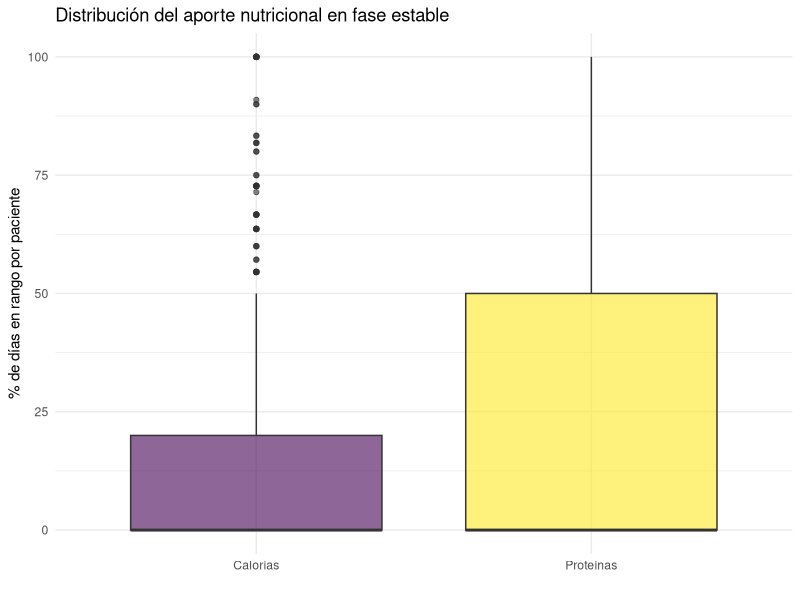

Reproduce this figure in R. (Note: this script raises an error after producing the figure.)
# ---- Instalación de paquetes ----
if (!require("haven")) {
  install.packages("haven")
}

library(haven)
library(dplyr)
library(lubridate)
library(knitr)
library(tidyr)
library(ggplot2)


# ---- Preparación de los datos ----

# Carga de datos
datos <- read_sav("ENPIC_BMI_525.sav")

# Acceso a variables
attr(datos$SUPRE_NPT, "label")
attr(datos$SUPRE_NPT, "labels")

# Valores faltantes
datos <- datos %>% filter(!is.na(FINICNE2) | !is.na(FINICNPT2))

# Comprobación de grupos
datos <- datos %>%
  mutate(
    # Conversión a formato de fecha
    Inicio_NE = parse_date_time(FINICNE2,
                                orders = c("ymd HMS", "ymd HM", "ymd"),
                                tz = "UTC"),
    Inicio_NPT = parse_date_time(FINICNPT2,
                                 orders = c("ymd HMS", "ymd HM", "ymd"),
                                 tz = "UTC"),
    
    # Grupo teórico
    check = case_when(
      !is.na(FINICNE2) & is.na(FINICNPT2) ~ 1,
      is.na(FINICNE2) & !is.na(FINICNPT2) ~ 2,
      !is.na(FINICNE2) & !is.na(FINICNPT2) & FINICNE2 < FINICNPT2 ~ 3,
      !is.na(FINICNE2) & !is.na(FINICNPT2) & FINICNE2 > FINICNPT2 ~ 4,
      TRUE ~ NA_real_
    )
  )

# Registros erróneos
datos_comprobacion_grupos <- datos %>%
  select(IDICOMEP, TIPO_SN_Grupo, check, FINICNE2, FINICNPT2) %>%
  filter(is.na(check) | TIPO_SN_Grupo != check)

datos_comprobacion_fechas <- datos %>%
  select(IDICOMEP, FECHAING, INGUCI, FINICNE2, FFINNE2, FINICNPT2, FFINNPT2) %>%
  filter(FINICNE2 < FECHAING | FINICNPT2 < FECHAING)

# Corrección de errores
datos$FINICNPT2[datos$IDICOMEP == 4007] <- 
  datos$FINICNPT2[datos$IDICOMEP == 4007] - lubridate::years(90)

datos$TIPO_SN_Grupo[datos$IDICOMEP == 34006] <- 3
datos$TIPO_SN_Grupo[datos$IDICOMEP == 34007] <- 3


# ---- Características de la muestra ----
#


# ---- I1. Identificación de enfermos en riesgo nutricional ----

resumen_i1 <- datos %>%
  # 1. Filtrado de pacientes con estancia > 48 h
  filter(DIASUCI >= 2) %>% # Todos
  
  # 2. Cálculo del porcentaje y los IC
  summarise(
    Indicador = "1. Riesgo nutricional",
    Numerador = sum(!is.na(NUTRIC_Score)),
    Denominador = n(),
    `Resultado (%)` = round((Numerador / Denominador) * 100, 2),
    `IC 95% (inf – sup)` = 
      sprintf("(%.2f – %.2f)", 
              prop.test(Numerador, Denominador)$conf.int[1] * 100, 
              prop.test(Numerador, Denominador)$conf.int[2] * 100),
    Estándar = "100%"
  )

# No tiene sentido el contraste de hipótesis porque al comparar 
# con el estándar (100%, objetivo ideal) siempre dará significación


# ---- I2. Valoración del estado nutricional ----

resumen_i2 <- datos %>%
  # 1. Filtrado de pacientes con riesgo nutricional (NUTRIC Score > 5)
  filter(NUTRIC_Score >= 5) %>%
  
  # 2. Cálculo del porcentaje y los IC
  summarise(
    Indicador = "2. Estado nutricional",
    Numerador = sum(!is.na(VGSING2)),
    Denominador = n(),
    `Resultado (%)` = round((Numerador / Denominador) * 100, 2),
    `IC 95% (inf – sup)` = 
      sprintf("(%.2f – %.2f)", 
              prop.test(Numerador, Denominador)$conf.int[1] * 100, 
              prop.test(Numerador, Denominador)$conf.int[2] * 100),
    Estándar = "100%"
  )

# !! Pacientes sin NUTRIC Score no entran en el cálculo


# ---- I4. Adecuación del aporte calórico y proteico ----

# Cálculos adicionales
datos <- datos %>%
  mutate(
    # 1. Cálculo del peso ideal y del peso ajustado
    Peso_ideal = 25 * (TALLA^2),
    Peso_ajustado = (PESOACT - Peso_ideal) * 0.33 + Peso_ideal,
    
    # 2. Peso a utilizar según IMC
    Peso_calculo = if_else(BMI < 30, PESOACT, Peso_ajustado),
    
    # 3. Media del aporte calórico los 3 primeros días
    Media_cal_aguda = 
      rowMeans(pick(num_range("CALORIA", 1:3)), na.rm = TRUE) / Peso_calculo,
    
    # 4. Media del aporte calórico a partir del 4º día
    Media_cal_estable = 
      rowMeans(pick(num_range("CALORIA", 4:14)), na.rm = TRUE) / Peso_calculo,
    
    # 3. Media del aporte proteico los 3 primeros días
    Media_prot_aguda = 
      rowMeans(pick(num_range("PROT", 1:3)), na.rm = TRUE) / Peso_calculo,
    
    # 4. Media del aporte proteico a partir del 4º día
    Media_prot_estable = 
      rowMeans(pick(num_range("PROT", 4:14)), na.rm = TRUE) / Peso_calculo
  )

# Peso ajustado = (actual - ideal) * 0.33 + ideal
# Peso ideal = 25 * talla^2
# Referència: Singer et al. (2019)

# Aporte calórico
resumen_i4_cal <- datos %>%
  # 1. Filtrado de pacientes con datos en fase estable
  filter(!is.na(Media_cal_estable)) %>%
  
  # 2. Cálculo del porcentaje y los IC
  summarise(
    Indicador = "4a. Aporte calórico",
    Numerador = sum(Media_cal_estable >= 25 & Media_cal_estable <= 30, 
                    na.rm = TRUE),
    Denominador = n(),
    `Resultado (%)` = round((Numerador / Denominador) * 100, 2),
    `IC 95% (inf – sup)` = 
      sprintf("(%.2f – %.2f)", 
              prop.test(Numerador, Denominador)$conf.int[1] * 100, 
              prop.test(Numerador, Denominador)$conf.int[2] * 100),
    Estándar = ">80%"
  )

# Aporte proteico
resumen_i4_prot <- datos %>%
  # 1. Filtrado de pacientes con datos en fase estable
  filter(!is.na(Media_prot_estable)) %>%
  
  # 2. Cálculo del porcentaje y los IC
  summarise(
    Indicador = "4b. Aporte proteico",
    Numerador = sum(Media_prot_estable >= 1.3, na.rm = TRUE),
    Denominador = n(),
    `Resultado (%)` = round((Numerador / Denominador) * 100, 2),
    `IC 95% (inf – sup)` = 
      sprintf("(%.2f – %.2f)", 
              prop.test(Numerador, Denominador, p = 0.8)$conf.int[1] * 100, 
              prop.test(Numerador, Denominador, p = 0.8)$conf.int[2] * 100),
    Estándar = ">80%"
  )

resumen_i4 <- bind_rows(resumen_i4_cal, resumen_i4_prot)
rm(resumen_i4_cal, resumen_i4_prot)

# Análisis del error en el aporte calórico
error_cal <- datos %>%
  # 1. Filtrado de pacientes con datos en fase estable
  filter(!is.na(Media_cal_estable)) %>%
  
  # 2. Casos de error
  mutate(
    Categoria_cal = case_when(
      Media_cal_estable < 25 ~ "Hiponutrición",
      Media_cal_estable >= 25 & Media_cal_estable <= 30 ~ "Aporte adecuado",
      Media_cal_estable > 30 ~ "Hipernutrición"
    )
  ) %>%
  
  # 3. Resumen
  group_by(Categoria_cal) %>%
  summarise(
    Total_grupo = n(),
    Porcentaje = round(
      (Total_grupo / nrow(filter(datos, !is.na(Media_cal_estable)))) * 100, 2
    )
  )

# Días dentro del rango objetivo (calorías)
datos <- datos %>%
  rowwise %>%
  mutate(
    # Días con datos (no NA)
    n_dias_cal = sum(!is.na(c_across(CALORIA4:CALORIA14))),
    
    # Días dentro del rango
    n_dias_rango_cal = sum(
      (c_across(CALORIA4:CALORIA14) / Peso_calculo) >= 25 &
        (c_across(CALORIA4:CALORIA14) / Peso_calculo) <= 30,
      na.rm = TRUE
    ),
    
    # Porcentaje de cumplimiento
    cumplimiento_cal = if_else(n_dias_cal > 0,
                           (n_dias_rango_cal / n_dias_cal) * 100,
                           NA_real_)
  ) %>%
  ungroup()

# Días dentro del rango objetivo (proteínas)
datos <- datos %>% 
  rowwise %>%
  mutate(
    # Días con datos (no NA)
    n_dias_prot = sum(!is.na(c_across(PROT4:PROT14))),
    
    # Días dentro del rango
    n_dias_rango_prot = sum(
      (c_across(PROT4:PROT14) / Peso_calculo) >= 1.3,
      na.rm = TRUE
    ),
    
    # Porcentaje de cumplimiento
    cumplimiento_prot = if_else(n_dias_prot > 0,
                           (n_dias_rango_prot / n_dias_prot) * 100,
                           NA_real_)
  ) %>%
  ungroup()

# Boxplot
datos_boxplot <- datos %>%
  select(cumplimiento_cal, cumplimiento_prot) %>%
  pivot_longer(cols = everything(),
               names_to = "Indicador",
               values_to = "Porcentaje") %>%
  mutate(Indicador = recode(Indicador,
                            "cumplimiento_cal" = "Calorías",
                            "cumplimiento_prot" = "Proteínas")) %>%
  filter(!is.na(Porcentaje))

ggplot(datos_boxplot, aes(x = Indicador, y = Porcentaje, fill = Indicador)) +
  geom_boxplot(alpha = 0.6) +
  scale_fill_viridis_d(option = "viridis") +
  labs(title = "Distribución del aporte nutricional en fase estable",
       y = "% de días en rango por paciente",
       x = "") +
  theme_minimal() +
  theme(legend.position = "none")

# Para inferencia: tabla de contingencia fase aguda - fase estable


# ---- Indicador 6 ----

# Filtrado de pacientes con NE o NE-NPT
datos_NE <- datos_uci48 %>% filter(TIPO_SN_Grupo %in% c(1, 3))

# Cálculo del porcentaje
indic_6 <- datos_NE %>%
  summarise(
    n = n(),
    x = sum(SN_Menos48h == 1),
    porcentaje = (x / n) * 100
  )

# Intervalo de confianza
IC_6 <- prop.test(indic_6$x, indic_6$n)
round(IC_6$conf.int * 100, 2)


# ---- Indicador 7 ----

# Filtrado de pacientes con NPT o NPT-NE
datos_NPT <- datos_uci48 %>% filter(TIPO_SN_Grupo %in% c(2, 4))

# Cálculo del porcentaje
indic_7 <- datos_NPT %>%
  summarise(
    n = n(),
    x = sum(!is.na(INDICA_NTP)),
    porcentaje = (x / n) * 100
  )

# Intervalo de confianza
IC_7 <- prop.test(indic_7$x, indic_7$n, p = 0.9, alternative = "less")
round(IC_7$conf.int * 100, 2)

# Valor p
IC_7$p.value


# ---- Indicador 8 ----

# Filtrado
datos_NPC <- datos_aporte %>%
  # 1. Pacientes con NE o NE-NPT y valores registradps del 4º día 
  filter(TIPO_SN_Grupo %in% c(1, 3), !is.na(CALORIA4), !is.na(PROT4)) %>%
  
  # 2. Pacientes con <60% del aporte nutricional
  filter(CALORIA4 < (15 * peso_calculo) | PROT4 < (0.8 * peso_calculo)) %>%
  
  # 3. Tiempo hasta inicio de NPC
  mutate(
    Inicio_NE = ymd_hms(Inicio_NE),
    Inicio_NPT = ymd_hms(Inicio_NPT),
    dias_npc = as.numeric(difftime(Inicio_NPT, Inicio_NE, units = "days"))
  )
  
# Cálculo del porcentaje
indic_8 <- datos_NPC %>%
  summarise(
    n = n(),
    x = sum(dias_npc <= 5, na.rm = TRUE),
    porcentaje = (x / n) * 100
  )

# Intervalo de confianza
IC_8 <- prop.test(indic_8$x, indic_8$n, p = 0.9, alternative = "less")
round(IC_8$conf.int * 100, 2)

# Valor p
IC_8$p.value

# Aporte nutricional 60%: 15 kcal/kg/día y 0.8 g/kg/día


# ---- Indicador 9 ----


# ---- Indicador 12 ----

# Filtrado de pacientes con NPT, NE-NPT o NPT-NE
datos_NP <- datos_uci48 %>% filter(TIPO_SN_Grupo %in% c(2, 3, 4))

# Pacientes con disfunción hepática
datos_NP <- datos_NP %>%
  mutate(
    # 1. Presencia de colestasis
    colestasis = as.numeric(
      if_any(starts_with("FALCALI"), ~ .x > 280) |
        if_any(starts_with("GAMGT"), ~ .x > 50) |
        if_any(starts_with("FILIRUB"), ~ .x > 1.2)
    ),
    
    # 2. Presencia de necrosis hepática
    necrosis = as.numeric(
      ((GOT1 > 40 | GPT1 > 42) & (FILIRUB1 > 1.2 | INR1 > 1.4)) |
        ((GOT3 > 40 | GPT3 > 42) & (FILIRUB3 > 1.2 | INR3 > 1.4)) |
        ((GOT7 > 40 | GPT7 > 42) & (FILIRUB7 > 1.2 | INR7 > 1.4)) |
        ((GOTA > 40 | GPTA > 42) & (FILIRUBA > 1.2 | INRA > 1.4))
    ),
    
    # 3. Presencia de lesión mixta
    lesion_mixta = as.numeric(
      ((FALCALI1 > 280 | GAMGT1 > 50) & (GOT1 > 40 | GPT1 > 42)) |
        ((FALCALI3 > 280 | GAMGT3 > 50) & (GOT3 > 40 | GPT3 > 42)) |
        ((FALCALI7 > 280 | GAMGT7 > 50) & (GOT7 > 40 | GPT7 > 42)) |
        ((FALCALIA > 280 | GAMGTA > 50) & (GOTA > 40 | GPTA > 42))
    ),
    
    # 4. Presencia de disfunción hepática
    DHANP = as.numeric(colestasis == 1 | necrosis == 1 | lesion_mixta == 1)
  )

# Cálculo del porcentaje
indic_12 <- datos_NP %>%
  summarise(
    n = n(),
    x = sum(DHANP == 1, na.rm = TRUE),
    porcentaje = (x / n) * 100
  )

# Intervalo de confianza
IC_12 <- prop.test(indic_12$x, indic_12$n, p = 0.2, alternative = "greater")
round(IC_12$conf.int * 100, 2)

# Valor p
IC_12$p.value


# ---- Tabla resumen ----

# Tabla de indicadores
tabla_indicadores <- bind_rows(resumen_i1, resumen_i2)

kable(tabla_indicadores)
